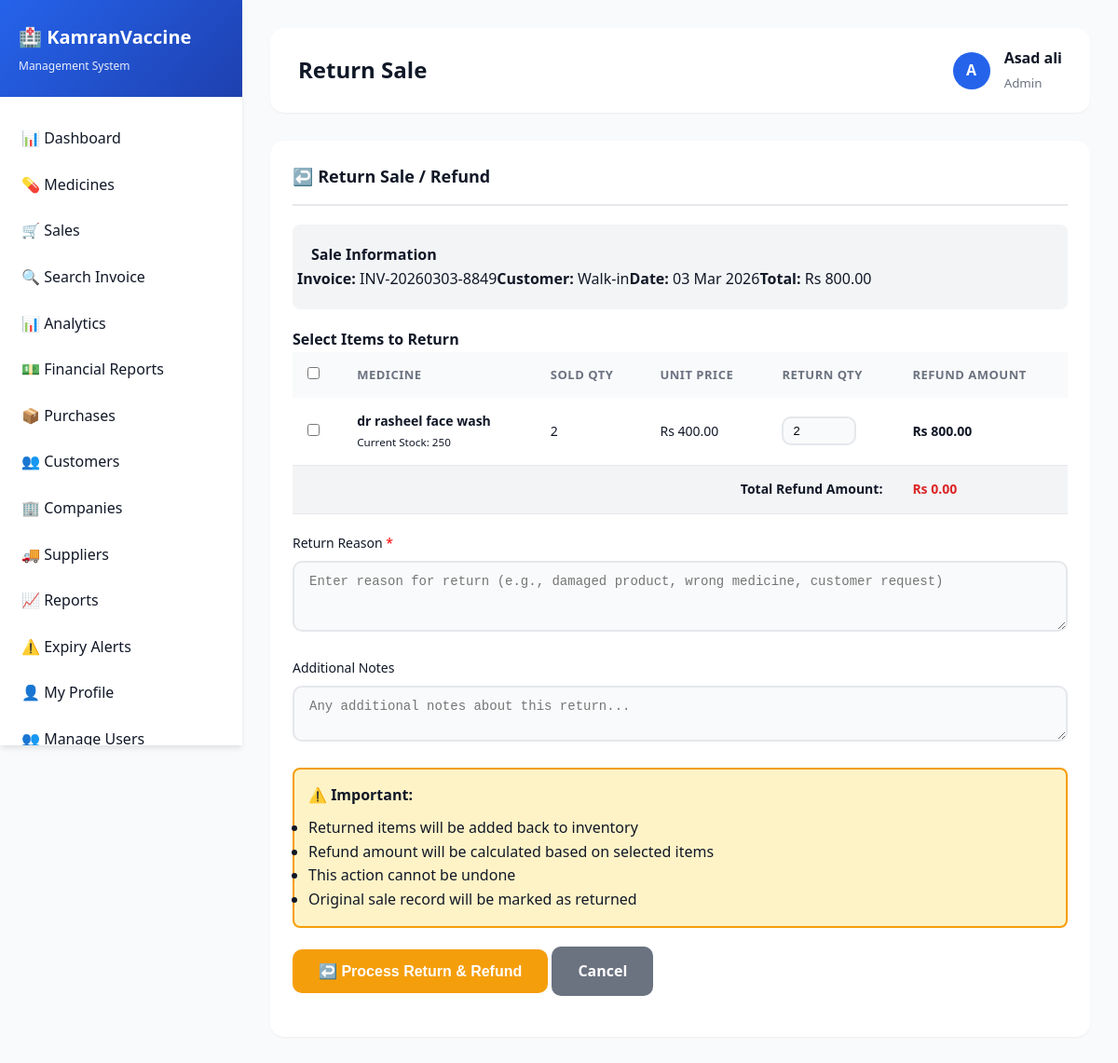
The app's page /admin/return_sale.php?id=6 (signed in) with its own data.
### tables this page shows
CREATE TABLE `sales` (
  `id` int(11) NOT NULL AUTO_INCREMENT,
  `invoice_number` varchar(50) NOT NULL,
  `customer_id` int(11) DEFAULT NULL,
  `user_id` int(11) DEFAULT NULL,
  `sale_date` timestamp NOT NULL DEFAULT current_timestamp(),
  `subtotal` decimal(10,2) NOT NULL,
  `tax_percentage` decimal(5,2) DEFAULT 0.00,
  `tax_amount` decimal(10,2) DEFAULT 0.00,
  `discount_percentage` decimal(5,2) DEFAULT 0.00,
  `discount_amount` decimal(10,2) DEFAULT 0.00,
  `grand_total` decimal(10,2) NOT NULL,
  `payment_method` enum('cash','card','upi','other') DEFAULT 'cash',
  `payment_status` enum('paid','pending','partial') DEFAULT 'paid',
  `amount_paid` decimal(10,2) DEFAULT 0.00,
  `change_amount` decimal(10,2) DEFAULT 0.00,
  `notes` text DEFAULT NULL,
  PRIMARY KEY (`id`),
  UNIQUE KEY `invoice_number` (`invoice_number`),
  KEY `customer_id` (`customer_id`),
  KEY `user_id` (`user_id`),
  KEY `idx_invoice` (`invoice_number`),
  KEY `idx_sale_date` (`sale_date`),
  CONSTRAINT `sales_ibfk_1` FOREIGN KEY (`customer_id`) REFERENCES `customers` (`id`) ON DELETE SET NULL,
  CONSTRAINT `sales_ibfk_2` FOREIGN KEY (`user_id`) REFERENCES `users` (`id`) ON DELETE SET NULL
);

CREATE TABLE `sale_items` (
  `id` int(11) NOT NULL AUTO_INCREMENT,
  `sale_id` int(11) NOT NULL,
  `medicine_id` int(11) NOT NULL,
  `batch_number` varchar(100) DEFAULT NULL,
  `quantity` int(11) NOT NULL,
  `unit_price` decimal(10,2) NOT NULL,
  `subtotal` decimal(10,2) NOT NULL,
  PRIMARY KEY (`id`),
  KEY `medicine_id` (`medicine_id`),
  KEY `idx_sale_id` (`sale_id`),
  CONSTRAINT `sale_items_ibfk_1` FOREIGN KEY (`sale_id`) REFERENCES `sales` (`id`) ON DELETE CASCADE,
  CONSTRAINT `sale_items_ibfk_2` FOREIGN KEY (`medicine_id`) REFERENCES `medicines` (`id`)
);

CREATE TABLE `medicines` (
  `id` int(11) NOT NULL AUTO_INCREMENT,
  `medicine_name` varchar(255) NOT NULL,
  `generic_name` varchar(255) DEFAULT NULL,
  `category_id` int(11) DEFAULT NULL,
  `company_id` int(11) DEFAULT NULL,
  `batch_number` varchar(100) DEFAULT NULL,
  `barcode` varchar(100) DEFAULT NULL,
  `manufacturing_date` date DEFAULT NULL,
  `expiry_date` date DEFAULT NULL,
  `purchase_price` decimal(10,2) NOT NULL,
  `selling_price` decimal(10,2) NOT NULL,
  `mrp` decimal(10,2) DEFAULT NULL,
  `quantity` int(11) DEFAULT 0,
  `reorder_level` int(11) DEFAULT 10,
  `rack_location` varchar(100) DEFAULT NULL,
  `description` text DEFAULT NULL,
  `side_effects` text DEFAULT NULL,
  `dosage` varchar(255) DEFAULT NULL,
  `status` enum('available','out_of_stock','expired') DEFAULT 'available',
  `created_at` timestamp NOT NULL DEFAULT current_timestamp(),
  `updated_at` timestamp NOT NULL DEFAULT current_timestamp() ON UPDATE current_timestamp(),
  PRIMARY KEY (`id`),
  UNIQUE KEY `barcode` (`barcode`),
  KEY `company_id` (`company_id`),
  KEY `category_id` (`category_id`),
  KEY `idx_medicine_name` (`medicine_name`),
  KEY `idx_barcode` (`barcode`),
  KEY `idx_expiry` (`expiry_date`),
  KEY `idx_status` (`status`),
  CONSTRAINT `medicines_ibfk_1` FOREIGN KEY (`company_id`) REFERENCES `companies` (`id`) ON DELETE SET NULL,
  CONSTRAINT `medicines_ibfk_2` FOREIGN KEY (`category_id`) REFERENCES `categories` (`id`) ON DELETE SET NULL
);

### admin/return_sale.php (the view, shortened to what this page needs)
<?php
include("includes/header.php");
$sale_id = isset($_GET['id']) ? intval($_GET['id']) : 0;
$sale_query = mysqli_query($conn, "SELECT s.*, c.customer_name
    FROM sales s
    LEFT JOIN customers c ON s.customer_id = c.id
    WHERE s.id = $sale_id");
$sale = mysqli_fetch_assoc($sale_query);
$return_check = mysqli_query($conn, "SELECT * FROM sale_returns WHERE sale_id = $sale_id AND status = 'completed'");
$already_returned = mysqli_num_rows($return_check) > 0;
$items_query = mysqli_query($conn, "SELECT si.*, m.medicine_name, m.quantity as current_stock
    FROM sale_items si
    JOIN medicines m ON si.medicine_id = m.id
    WHERE si.sale_id = $sale_id");
?>
<div class="card">
    <div class="card-header">
        <h3>↩️ Return Sale / Refund</h3>
    </div>
    <div class="card-body">
        <?php if ($already_returned): ?>
            <div class="alert alert-warning">
                <strong>⚠️ This sale has already been returned!</strong>
                <p>You cannot process multiple returns for the same sale.</p>
                <a href="sales.php" class="btn btn-secondary">← Back to Sales</a>
            </div>
        <?php else: ?>
        <div style="background: #f3f4f6; padding: 20px; border-radius: 8px; margin-bottom: 20px;">
            <h4>Sale Information</h4>
            <div class="row">
                <div class="col-md-3">
                    <strong>Invoice:</strong> <?php echo $sale['invoice_number']; ?>
                </div>
                <div class="col-md-3">
                    <strong>Customer:</strong> <?php echo $sale['customer_name'] ?? 'Walk-in'; ?>
                </div>
                <div class="col-md-3">
                    <strong>Date:</strong> <?php echo date('d M Y', strtotime($sale['sale_date'])); ?>
                </div>
                <div class="col-md-3">
                    <strong>Total:</strong> Rs <?php echo number_format($sale['grand_total'], 2); ?>
                </div>
            </div>
        </div>
        <form id="returnForm" method="POST" action="process_return.php">
            <h4>Select Items to Return</h4>
            <div class="table-responsive">
                <table>
                    <thead>
                        <tr>
                            <th>
                                <input type="checkbox" id="selectAll" onclick="toggleAll(this)">
                            </th>
                            <th>Medicine</th>
                            <th>Sold Qty</th>
                            <th>Unit Price</th>
                            <th>Return Qty</th>
                            <th>Refund Amount</th>
                        </tr>
                    </thead>
                    <tbody>
                        <?php
                        while ($item = mysqli_fetch_assoc($items_query)):
                        ?>
                        <tr>
                            <td>
                                <input type="checkbox" name="return_items[]" value="<?php echo $item['id']; ?>"
                                       class="item-checkbox" onchange="calculateRefund()">
                            </td>
                            <td>
                                <strong><?php echo $item['medicine_name']; ?></strong>
                                <br><small>Current Stock: <?php echo $item['current_stock']; ?></small>
                            </td>
                            <td><?php echo $item['quantity']; ?></td>
                            <td>Rs <?php echo number_format($item['unit_price'], 2); ?></td>
                            <td>
                                <input type="number" name="return_qty_<?php echo $item['id']; ?>"
                                       class="form-control form-control-sm return-qty"
                                       min="1" max="<?php echo $item['quantity']; ?>"
                                       value="<?php echo $item['quantity']; ?>"
                                       style="width: 80px;"
                                       data-item-id="<?php echo $item['id']; ?>"
                                       data-unit-price="<?php echo $item['unit_price']; ?>"
                                       data-max-qty="<?php echo $item['quantity']; ?>"
                                       onchange="calculateRefund()">
                            </td>
                            <td>
                                <strong class="refund-amount" id="refund_<?php echo $item['id']; ?>">
                                    Rs <?php echo number_format($item['subtotal'], 2); ?>
                                </strong>
                            </td>
                        </tr>
                        <?php endwhile; ?>
                    </tbody>
                    <tfoot>
                        <tr style="background: #f3f4f6; font-weight: bold;">
                            <td colspan="5" class="text-right">Total Refund Amount:</td>
                            <td><h4 style="color: #dc2626; margin: 0;">Rs <span id="total_refund">0.00</span></h4></td>
                        </tr>
                    </tfoot>
                </table>
            </div>
            <div class="form-group" style="margin-top: 20px;">
                <label>Return Reason <span style="color: red;">*</span></label>
                <textarea name="return_reason" class="form-control" rows="3" required
                          placeholder="Enter reason for return (e.g., damaged product, wrong medicine, customer request)"></textarea>
            </div>
            <div class="form-group">
                <label>Additional Notes</label>
                <textarea name="notes" class="form-control" rows="2"
                          placeholder="Any additional notes about this return..."></textarea>
            </div>
            <div style="background: #fef3c7; border: 2px solid #f59e0b; padding: 15px; border-radius: 8px; margin: 20px 0;">
                <strong>⚠️ Important:</strong>
                <ul style="margin: 10px 0 0 0;">
                    <li>Returned items will be added back to inventory</li>
                    <li>Refund amount will be calculated based on selected items</li>
                    <li>This action cannot be undone</li>
                    <li>Original sale record will be marked as returned</li>
                </ul>
            </div>
            <div class="form-group">
                <button type="submit" class="btn btn-warning btn-lg" onclick="return confirm('Are you sure you want to process this return? Stock will be restored to inventory.')">
                    ↩️ Process Return & Refund
                </button>
                <a href="view_sale.php?id=<?php echo $sale_id; ?>" class="btn btn-secondary btn-lg">Cancel</a>
            </div>
        </form>
        <?php endif; ?>
    </div>
</div>
<?php include("includes/footer.php"); ?>

### css/style.css (style rules this page uses)
:root { --primary-color: #2563eb; --primary-dark: #1e40af; --secondary-color: #10b981; --danger-color: #ef4444; --warning-color: #f59e0b; --info-color: #06b6d4; --dark-color: #1f2937; --light-color: #f9fafb; --border-color: #e5e7eb; --text-primary: #111827; --text-secondary: #6b7280; --shadow-sm: 0 1px 2px 0 rgba(0, 0, 0, 0.05); --shadow-md: 0 4px 6px -1px rgba(0, 0, 0, 0.1); --shadow-lg: 0 10px 15px -3px rgba(0, 0, 0, 0.1); --shadow-xl: 0 20px 25px -5px rgba(0, 0, 0, 0.1); }
* { margin: 0; padding: 0; box-sizing: border-box; }
body { font-family: 'Segoe UI', Tahoma, Geneva, Verdana, sans-serif; background: linear-gradient(135deg, #667eea 0%, #764ba2 100%); min-height: 100vh; color: var(--text-primary); line-height: 1.6; }
.form-group { margin-bottom: 20px; }
.form-group label { display: block; margin-bottom: 8px; color: var(--text-primary); font-weight: 500; font-size: 14px; }
.form-control { width: 100%; padding: 12px 16px; border: 2px solid var(--border-color); border-radius: 10px; font-size: 14px; transition: all 0.3s ease; background: var(--light-color); }
.btn { padding: 12px 24px; border: none; border-radius: 10px; font-size: 14px; font-weight: 600; cursor: pointer; transition: all 0.3s ease; text-decoration: none; display: inline-block; text-align: center; white-space: nowrap; }
.btn-warning { background: var(--warning-color); color: white; }
.card { background: white; border-radius: 15px; padding: 24px; box-shadow: var(--shadow-sm); margin-bottom: 24px; transition: all 0.3s ease; }
.card-header { margin-bottom: 20px; padding-bottom: 15px; border-bottom: 2px solid var(--border-color); }
.card-header h3 { font-size: 18px; color: var(--text-primary); font-weight: 600; }
.card-body { padding: 0; }
.table-responsive { overflow-x: auto; }
table { width: 100%; border-collapse: collapse; }
table thead { background: var(--light-color); }
table th { padding: 14px 16px; text-align: left; font-weight: 600; font-size: 13px; color: var(--text-secondary); text-transform: uppercase; letter-spacing: 0.5px; }
table td { padding: 14px 16px; border-bottom: 1px solid var(--border-color); font-size: 14px; }
.row { display: flex; flex-wrap: wrap; margin: 0 -15px; }
.btn-lg { padding: 14px 28px; font-size: 16px; }
.btn-secondary { background: var(--text-secondary); color: white; }
.text-right { text-align: right; }
input[type="number"].form-control-sm { padding: 6px 10px; font-size: 13px; }

### records on screen
sales: invoice_number "INV-20260303-8849", sale_date "03 Mar 2026", grand_total "800.00"
sale_items: medicine.medicine_name "dr rasheel face wash", medicine.quantity "250", quantity "2", unit_price "400.00", id+quantity+unit_price "2", subtotal "800.00"

### other values on screen
$store_settings['store_name'] "KamranVaccine"
$store_settings['store_tagline'] "Management System"
$page_title "Return Sale"
substr($_SESSION['full_name'], 0, 1) "A"
$_SESSION['full_name'] "Asad ali"
$_SESSION['role'] "Admin"
$sale['customer_name'] "Walk-in"
